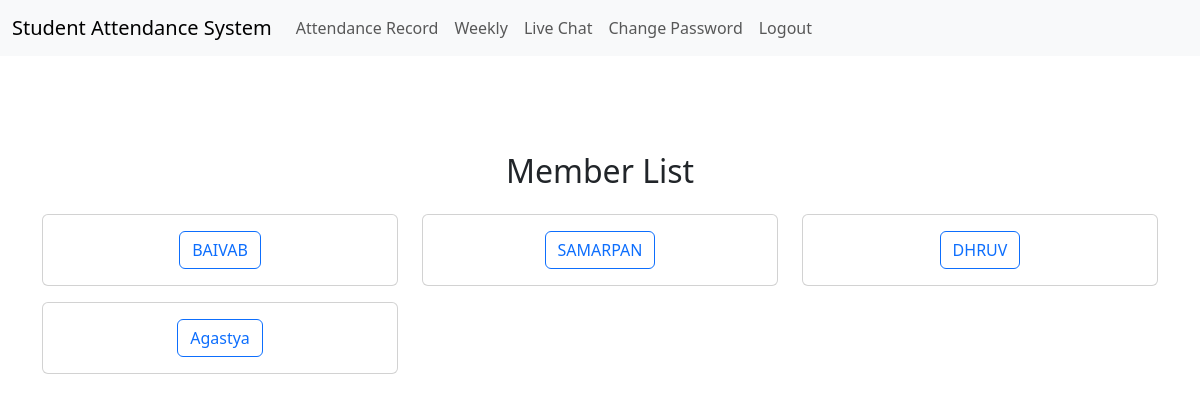
Page /members (signed in) on the committed database.
### tables this page shows
CREATE TABLE people(
id INTEGER PRIMARY KEY AUTOINCREMENT,
name TEXT,
age INTEGER);

### app.py (the view, shortened to what this page needs)
@app.route("/members", methods=["GET", "POST"])
@login_required
def members():
    rows = datadb.execute("SELECT * FROM people")
    return render_template("members.html", rows=rows)

### app.py (called while the page is built)
@app.after_request
def after_request(response):
    response.headers["Cache-Control"] = "no-cache, no-store, must-revalidate"
    response.headers["Expires"] = 0
    response.headers["Pragma"] = "no-cache"
    return response

### helpers.py (called while the page is built)
def login_required(f):
    @wraps(f)
    def decorated_function(*args, **kwargs):
        if session.get("user_id") is None:
            return redirect("/login")
        return f(*args, **kwargs)
    return decorated_function

### templates/members.html (shortened to what this page needs)
{% extends "layout.html" %} {% block title %} Members {% endblock %} {% block
main %}
<div class="container mt-5">
  <h2 class="text-center mb-4">Member List</h2>
  <div class="row" style="max-height: 600px; overflow: auto">
    {% for row in rows %}
    <div class="col-md-4 mb-3">
      <div class="card">
        <div class="card-body text-center">
          <form action="/members" method="POST">
            <button
              type="submit"
              name="member_name"
              value="{{ row.name }}"
              class="btn btn-outline-primary btn-block"
            >
              {{ row.name }}
            </button>
          </form>
        </div>
      </div>
    </div>
     {% endfor %}
  </div>
</div>
{% endblock %}

### static/styles.css (style rules this page uses)
html, body { height: 100%; }

### rows in the picture
people: name "BAIVAB"
people: name "SAMARPAN"
people: name "DHRUV"
people: name "Agastya"
